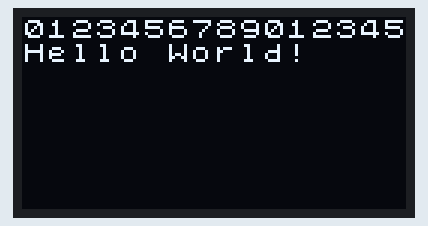
Bench run of a sketch on a simulated Arduino Uno, built with avr-gcc and run on an emulated ATmega328P. Parts: 128×64 one-colour display.

Above: at 0.2 s.
At 2.3 s:
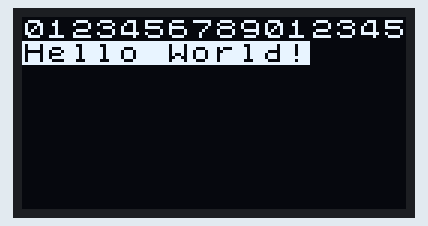

The sketch:

oledBasic.ino
```cpp
#include <Arduino.h>
#include <U8x8lib.h>

U8X8_SSD1306_128X64_NONAME_HW_I2C u8x8(/* reset=*/U8X8_PIN_NONE);

void setup(void) {
 u8x8.begin();
 u8x8.setPowerSave(0);
}

void loop(void) {
 u8x8.setFont(u8x8_font_chroma48medium8_r);
 u8x8.drawString(0, 1, "Hello World!");
 u8x8.setInverseFont(0);
 u8x8.drawString(0, 0, "012345678901234567890123456789");
 u8x8.setInverseFont(1);
 u8x8.refreshDisplay();
 delay(2000);
}
```

Measured:
- what the display in image 0 shows lasts 2.0 s, from 0.2 s to 2.2 s
